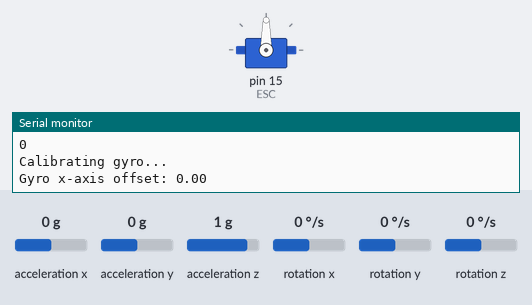
Bench run of a sketch on a simulated Arduino Uno, built with avr-gcc and run on an emulated ATmega328P. Shown: servo, the last lines printed to the serial monitor. The inputs (shaded band) are chosen by the test bench; at power-on: rotation x 0 °/s, acceleration x 0 g, acceleration y 0 g, acceleration z 1 g, rotation y 0 °/s, rotation z 0 °/s.

Above: at 2.5 s.
2.6 s: rotation x set to -192 °/s
At 3.8 s:
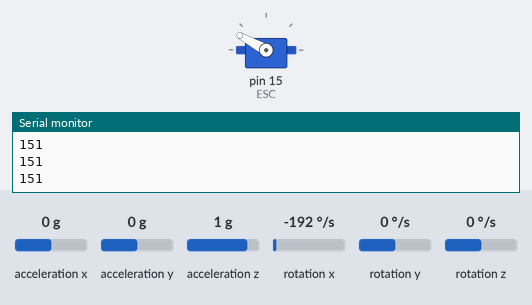
4.1 s: rotation x set to 100 °/s
At 5.1 s:
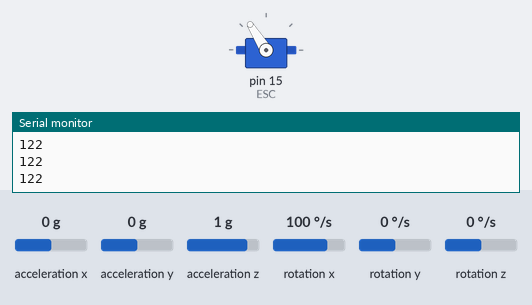
5.6 s: rotation x set to 192 °/s
At 6.3 s:
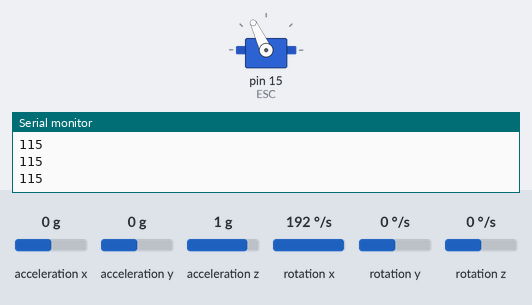
Timing chart, 0 to 8.6 s (numbered marks = the images above; inputs shaded):
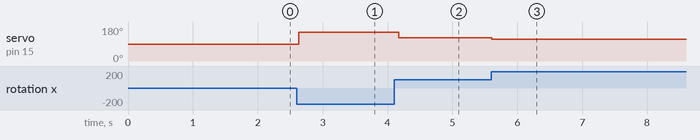

Measured:
- after the input at 2.6 s, servo on pin 15 (ESC): 90° → 151° at once
- after the input at 4.1 s, servo on pin 15 (ESC): 151° → 122° after 0.07 s
- after the input at 5.6 s, servo on pin 15 (ESC): 122° → 115° at once

The sketch:

Reaction_Wheel.ino
```cpp
#include <Wire.h>
#include <MPU6050.h>
#include <Servo.h> //Arduino Servo Library

MPU6050 mpu;
Servo ESC;
const float GYRO_SCALE = 16.4; // Sensitivity scale factor for gyro
float gyro_x_offset = 0.0; // Gyro z-axis offset for calibration
float wheelmass = 0.01322; //Mass of reaction Wheel in kg
float bodymass = 0.150; //Mass of body in kg
float bodyradius = (0.083/2); //Radius of Body
const float moment = 0.5*0.15*0.0415*0.0415;
const float moment2 = (0.5*0.01322*0.04*0.04);
float neededrpm;
float torque;
float percentage;
int pwm;
void setup() {
  Wire.begin();
  Serial.begin(115200);
  ESC.attach(15);
  delay(100);
  while (!Serial);
  Serial.println("Initializing MPU6050...");
  mpu.initialize();
  mpu.setFullScaleGyroRange(2000);
  Serial.println(mpu.getFullScaleGyroRange());
  Serial.println("Calibrating gyro...");
  for (int i = 0; i < 100; i++) {
    int16_t gyro_x, gyro_y, gyro_z;
    mpu.getRotation(&gyro_x, &gyro_y, &gyro_z);
    gyro_x_offset += gyro_x;
    delay(10);
  }
  gyro_x_offset /= 100.0;
  Serial.print("Gyro x-axis offset: ");
  Serial.println(gyro_x_offset);


}

void loop() {
  int16_t gyro_x, gyro_y, gyro_z;

  mpu.getRotation(&gyro_x, &gyro_y, &gyro_z);

  // Convert gyro readings to radians/sec
  float gyro_x_rad = (gyro_x - gyro_x_offset) / GYRO_SCALE * M_PI / 180.0;

  // Calculate angular acceleration
  float accel_x_rad = gyro_x_rad;

  float torque = moment*gyro_x_rad;
  float neededrpm = ((torque / moment2)*60)/(2* M_PI);
  //Serial.print("bodytorque: ");
  //Serial.print(torque, 10);
  //Serial.print(" RPM: ");
  //Serial.println(neededrpm, 10);
  float percentage = (neededrpm/7300)*100;
  if (percentage<0) {
    int pwm = map(percentage, 0, -100, 130, 180);
    Serial.println(pwm, 10);
    ESC.write(pwm);
  }
  else if (percentage>0){
    int pwm = map(percentage, 0, 100, 130 , 92);
    Serial.println(pwm, 10);
    ESC.write(pwm);
  }


  delay(100);
}
```
